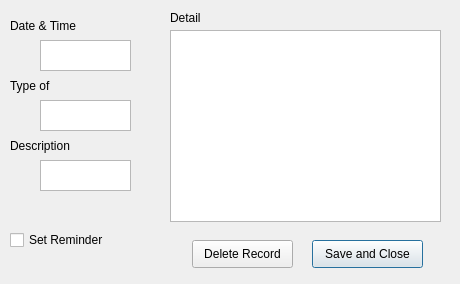
<?xml version="1.0" encoding="UTF-8"?>
<ui version="4.0">
 <class>memo_c</class>
 <widget class="QDialog" name="memo_c">
  <property name="geometry">
   <rect>
    <x>0</x>
    <y>0</y>
    <width>460</width>
    <height>284</height>
   </rect>
  </property>
  <property name="windowTitle">
   <string>Dialog</string>
  </property>
  <widget class="QTextBrowser" name="textBrowser">
   <property name="geometry">
    <rect>
     <x>170</x>
     <y>30</y>
     <width>271</width>
     <height>192</height>
    </rect>
   </property>
  </widget>
  <widget class="QLabel" name="label">
   <property name="geometry">
    <rect>
     <x>10</x>
     <y>10</y>
     <width>91</width>
     <height>31</height>
    </rect>
   </property>
   <property name="text">
    <string>Date &amp; Time</string>
   </property>
  </widget>
  <widget class="QLabel" name="label_2">
   <property name="geometry">
    <rect>
     <x>10</x>
     <y>70</y>
     <width>51</width>
     <height>31</height>
    </rect>
   </property>
   <property name="text">
    <string>Type of</string>
   </property>
  </widget>
  <widget class="QLabel" name="label_3">
   <property name="geometry">
    <rect>
     <x>10</x>
     <y>120</y>
     <width>81</width>
     <height>51</height>
    </rect>
   </property>
   <property name="text">
    <string>Description</string>
   </property>
  </widget>
  <widget class="QLabel" name="label_4">
   <property name="geometry">
    <rect>
     <x>170</x>
     <y>10</y>
     <width>71</width>
     <height>16</height>
    </rect>
   </property>
   <property name="text">
    <string>Detail</string>
   </property>
  </widget>
  <widget class="QTextBrowser" name="textBrowser_time">
   <property name="geometry">
    <rect>
     <x>40</x>
     <y>40</y>
     <width>91</width>
     <height>31</height>
    </rect>
   </property>
  </widget>
  <widget class="QTextBrowser" name="textBrowser_type">
   <property name="geometry">
    <rect>
     <x>40</x>
     <y>100</y>
     <width>91</width>
     <height>31</height>
    </rect>
   </property>
  </widget>
  <widget class="QTextBrowser" name="textBrowser_info">
   <property name="geometry">
    <rect>
     <x>40</x>
     <y>160</y>
     <width>91</width>
     <height>31</height>
    </rect>
   </property>
  </widget>
  <widget class="QPushButton" name="pushButton">
   <property name="geometry">
    <rect>
     <x>312</x>
     <y>240</y>
     <width>111</width>
     <height>28</height>
    </rect>
   </property>
   <property name="text">
    <string>Save and Close</string>
   </property>
  </widget>
  <widget class="QPushButton" name="pushButton_2">
   <property name="geometry">
    <rect>
     <x>192</x>
     <y>240</y>
     <width>101</width>
     <height>28</height>
    </rect>
   </property>
   <property name="text">
    <string>Delete Record</string>
   </property>
  </widget>
  <widget class="QCheckBox" name="checkBox">
   <property name="geometry">
    <rect>
     <x>10</x>
     <y>230</y>
     <width>121</width>
     <height>20</height>
    </rect>
   </property>
   <property name="text">
    <string>Set Reminder</string>
   </property>
  </widget>
 </widget>
 <resources/>
 <connections/>
</ui>
